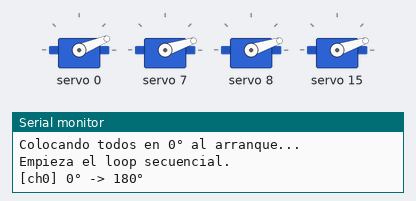
Bench run of a sketch on a simulated ESP32. Parts: 4 × servo, the last lines printed to the serial monitor.

Above: at 2.75 s.
At 4.1 s:
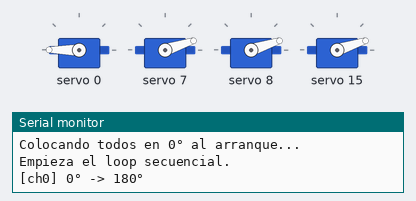
At 5.5 s:
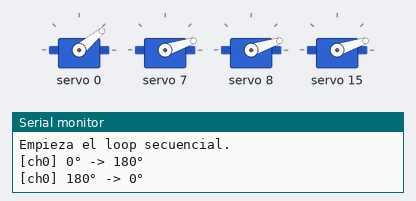
At 8.95 s:
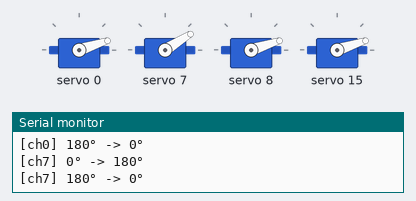
At 12.35 s:
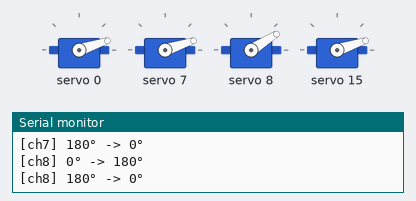
At 15.75 s:
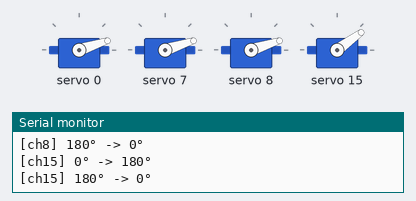
Timing chart, 0 to 20.5 s (numbered marks = the images above):
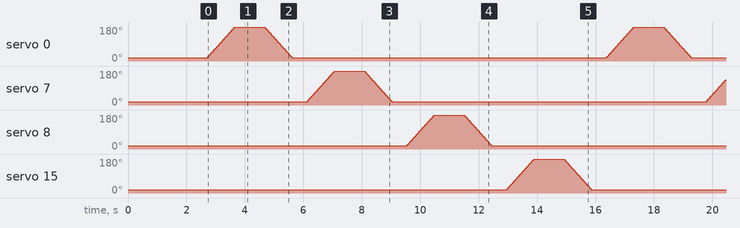

The sketch:

servos_loop_seq.ino
```cpp
// servos_loop_seq — los 4 servos oscilan 0° <-> 180° en secuencia (uno a la vez).
// Mientras un servo se mueve, los otros 3 quedan sostenidos en 0°.
// V+ del PCA9685 toma 5V del USB del ESP32, por eso solo movemos uno a la vez.

#include <Wire.h>
#include <Adafruit_PWMServoDriver.h>

static const uint8_t  SDA_PIN      = 21;
static const uint8_t  SCL_PIN      = 22;
static const uint32_t I2C_FREQ_HZ  = 400000;
static const uint8_t  PCA_ADDR     = 0x40;
static const float    PWM_FREQ_HZ  = 50.0f;

static const uint16_t SERVO_PULSE_MIN = 150;
static const uint16_t SERVO_PULSE_MAX = 600;

static const uint8_t  SERVO_CHANNELS[] = {0, 7, 8, 15};
static const uint8_t  NUM_SERVOS = sizeof(SERVO_CHANNELS) / sizeof(SERVO_CHANNELS[0]);

static const uint8_t  MIN_DEG       = 0;
static const uint8_t  MAX_DEG       = 180;
static const uint8_t  STEP_DEG      = 3;     // pasos chicos = inrush controlado
static const uint16_t STEP_MS       = 20;    // velocidad
static const uint16_t REST_BETWEEN  = 400;   // pausa entre extremos
static const uint16_t REST_BETWEEN_SERVOS = 500;  // pausa al pasar al siguiente servo

Adafruit_PWMServoDriver pwm = Adafruit_PWMServoDriver(PCA_ADDR);

uint16_t degToPulse(uint8_t deg) {
  return map(deg, 0, 180, SERVO_PULSE_MIN, SERVO_PULSE_MAX);
}

void setServoDeg(uint8_t ch, uint8_t deg) {
  pwm.setPWM(ch, 0, degToPulse(deg));
}

void slowMove(uint8_t ch, int16_t fromDeg, int16_t toDeg) {
  int8_t dir = (toDeg >= fromDeg) ? +1 : -1;
  for (int16_t d = fromDeg; (dir > 0) ? (d <= toDeg) : (d >= toDeg); d += dir * STEP_DEG) {
    setServoDeg(ch, (uint8_t)d);
    delay(STEP_MS);
  }
  setServoDeg(ch, (uint8_t)toDeg);
}

void setup() {
  Serial.begin(115200);
  delay(500);
  Serial.println(F("\n=== servos_loop_seq ==="));
  Serial.printf("Canales: ");
  for (uint8_t i = 0; i < NUM_SERVOS; i++) Serial.printf("%u ", SERVO_CHANNELS[i]);
  Serial.println();
  Serial.printf("Oscilando %u° <-> %u° uno a la vez (paso %u°, %u ms)\n",
                MIN_DEG, MAX_DEG, STEP_DEG, STEP_MS);

  Wire.begin(SDA_PIN, SCL_PIN, I2C_FREQ_HZ);
  if (!pwm.begin()) {
    Serial.println(F("[ERROR] PCA9685 no responde"));
    while (true) { delay(1000); }
  }
  pwm.setOscillatorFrequency(27000000);
  pwm.setPWMFreq(PWM_FREQ_HZ);

  // Arranque seguro: todos los servos a 0°, secuencialmente
  Serial.println(F("Colocando todos en 0° al arranque..."));
  for (uint8_t i = 0; i < NUM_SERVOS; i++) {
    setServoDeg(SERVO_CHANNELS[i], 0);
    delay(400);
  }
  delay(600);
  Serial.println(F("Empieza el loop secuencial."));
}

void loop() {
  for (uint8_t i = 0; i < NUM_SERVOS; i++) {
    uint8_t ch = SERVO_CHANNELS[i];

    Serial.printf("[ch%u] 0° -> 180°\n", ch);
    slowMove(ch, MIN_DEG, MAX_DEG);
    delay(REST_BETWEEN);

    Serial.printf("[ch%u] 180° -> 0°\n", ch);
    slowMove(ch, MAX_DEG, MIN_DEG);
    delay(REST_BETWEEN_SERVOS);
  }
}
```
